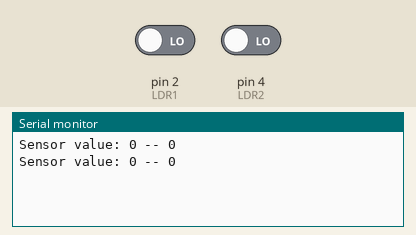
The sketch below on a simulated Arduino Uno, built with avr-gcc and run on an emulated ATmega328P. Shown: the last lines printed to the serial monitor. Inputs (shaded band) come from the test bench; at power-on: pin 2 (LDR1) LOW, pin 4 (LDR2) LOW.

Above: at 1.2 s.
1.3 s: pin 2 (LDR1) driven HIGH
At 1.9 s:
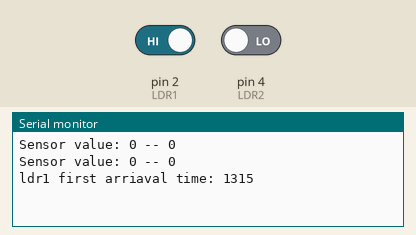
2.8 s: pin 2 (LDR1) driven LOW
At 3.8 s:
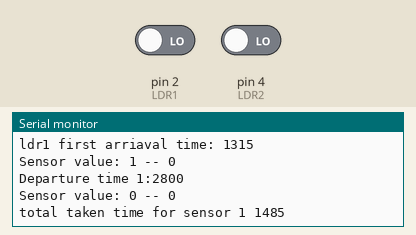
4.5 s: pin 4 (LDR2) driven HIGH
At 4.82 s:
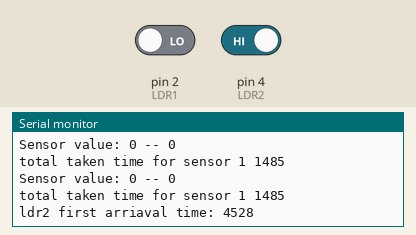
6.5 s: pin 4 (LDR2) driven LOW
At 7.0 s:
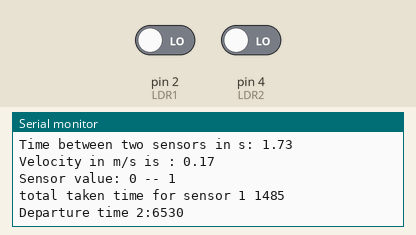

The sketch:

ldr.ino
```cpp
// https://forum.arduino.cc/t/speed-measurement-with-2-LDR-sensors-help/537046
// https://forum.arduino.cc/t/calculate-distance-of-light-source-with-voltage-changes-of-analog-input-with-LDR/521967/6


/*

This code to allow just one arrival for each sensor (need to be updated)
and ensure that the first sensor has sensed data first


*/

#include "protothreads.h"


pt ptReadSensors;
pt ptSerialPrint;

int LDR1 = 2;
int LDR2 = 4;
int LDR1Data, LDR2Data;

int LDR1_flag1 = 0, LDR1_flag2 = 0, LDR2_flag1=0, LDR2_flag2=0;

// the most first time that a car passes throught the LDR and stay some time then departure it
long int LDR1_first_arrival_time, LDR2_first_arrival_time, LDR1_arrival_time, LDR2_arrival_time;
long int LDR1_first_departure_time, LDR2_first_departure_time;

double distance = 0.172 ; // distance between the two sensors in meter
long int time_from_LDR1_to_LDR2; // it is the time since the arrival of first sensor to second sensor


void setup()
 {

  PT_INIT(&ptReadSensors);
  PT_INIT(&ptSerialPrint);


  //Initialize Sensor (pin2) as an INPUT.
  pinMode (LDR1, INPUT);
  pinMode (LDR2, INPUT);
  //Define baud rate for serial communication
  Serial.begin (9600);

 }


 int readSensorsThread(struct pt* pt)
{
  PT_BEGIN(pt);

  while(true)
  {
   LDR1Data = digitalRead (LDR1);
   LDR2Data = digitalRead (LDR2);

  readSensorValOnce(LDR1Data, 1);
  readSensorValOnce(LDR2Data, 2);


   if (LDR1_flag2 && LDR2_flag1){
    time_from_LDR1_to_LDR2 = LDR2_first_arrival_time - LDR1_first_departure_time;

  }
//
//  if (LDR2_first_arrival_time != 0 && LDR1_flag1 == 1 && LDR2_flag1==1 ){
//    LDR1_flag1 = 0;
//    LDR1_flag2 = 0;
//  }
//
//  if (LDR1_flag1 == 0 and LDR1_flag2 == 0){
//    LDR2_flag1=0;
//    LDR2_flag2=0;
//  }


//  readSensorValEachArrival(LDR2Data, 2);
//  readSensorValEachArrival(LDR1Data, 1);


  PT_SLEEP(pt, 50);
  }

  PT_END(pt);
}


int serialPrintThread(struct pt* pt)
{
  PT_BEGIN(pt);

  while(true)
  {

  //digitalWrite(LED_1, HIGH);
//  PT_SLEEP(pt, 500);

if (LDR1_flag2 && LDR2_flag1){
    Serial.print("Time between two sensors in s: ");
//    time_from_LDR1_to_LDR2 = LDR2_first_arrival_time - LDR1_first_departure_time;
    Serial.println((double)(time_from_LDR1_to_LDR2)/1000);
    Serial.print("Velocity in m/s is : ");
    Serial.println( (double)distance / (double)(time_from_LDR1_to_LDR2/1000) );
}
Serial.print("Sensor value: ");
  Serial.print(LDR1Data);
  Serial.print(" -- ");
  Serial.println(LDR2Data);


  if (LDR1_flag2){
    Serial.print("total taken time for sensor 1 ");
    Serial.println(LDR1_first_departure_time - LDR1_first_arrival_time);
  }

  //Delay for 1 second to get clear output on the serial monitor
//  delay(1000);


  PT_SLEEP(pt, 1000);
  }

  PT_END(pt);
}

void loop()
 {


  PT_SCHEDULE(readSensorsThread(&ptReadSensors));
  PT_SCHEDULE(serialPrintThread(&ptSerialPrint));


 }

// ----------------------------------------------------------- To split the sensors in two threads -------------------
 void readSensorValOnce(int data, int sensor_no){
  if (sensor_no == 1){
    if (data && !LDR1_flag1) {
    LDR1_first_arrival_time = millis();

    Serial.print("ldr1 first arriaval time: ");
    Serial.println(LDR1_first_arrival_time);
    LDR1_flag1 = 1;
    }
    if ( !data && LDR1_first_arrival_time !=0 && !LDR1_flag2){
      LDR1_first_departure_time = millis();
      Serial.print("Departure time 1:");
      Serial.println(LDR1_first_departure_time);
      LDR1_flag2 = 1;
    }
   }
   else if(sensor_no == 2){

   if (LDR1_flag2){
      if (data && !LDR2_flag1) {

    LDR2_first_arrival_time = millis();

    Serial.print("ldr2 first arriaval time: ");
    Serial.println(LDR2_first_arrival_time);
    LDR2_flag1 = 1;
    }
    if ( !data && LDR2_first_arrival_time !=0 && !LDR2_flag2){
      LDR2_first_departure_time = millis();
      Serial.print("Departure time 2:");
      Serial.println(LDR2_first_departure_time);
      LDR2_flag2 = 1;
    }
    }
   }
 }

 void readSensorValEachArrival(int data, int sensor_no){
  if (data) {
  if (sensor_no ==1) {
    LDR1_arrival_time = millis();
    Serial.print("time arrive 1:");
    Serial.println(LDR1_arrival_time);
  }else{
    LDR2_arrival_time = millis();
    Serial.print("time arrive 2:");
    Serial.println(LDR2_arrival_time);
  }

  }
 }
```

lc-addrlabels.h
```cpp
// (licence header left out)
/**
 * \addtogroup lc
 * @{
 */

/**
 * \file
 * Implementation of local continuations based on the "Labels as
 * values" feature of gcc
 * \author
 * Adam Dunkels <adam@sics.se>
 *
 * This implementation of local continuations is based on a special
 * feature of the GCC C compiler called "labels as values". This
 * feature allows assigning pointers with the address of the code
 * corresponding to a particular C label.
 *
 * For more information, see the GCC documentation:
 * http://gcc.gnu.org/onlinedocs/gcc/Labels-as-Values.html
 *
 */

#ifndef __LC_ADDRLABELS_H__
#define __LC_ADDRLABELS_H__

/** \hideinitializer */
typedef void * lc_t;

#define LC_INIT(s) s = NULL

#define LC_RESUME(s)				\
  do {						\
    if(s != NULL) {				\
      goto *s;					\
    }						\
  } while(0)

#define LC_CONCAT2(s1, s2) s1##s2
#define LC_CONCAT(s1, s2) LC_CONCAT2(s1, s2)

#define LC_SET(s)				\
  do {						\
    LC_CONCAT(LC_LABEL, __LINE__):   	        \
    (s) = &&LC_CONCAT(LC_LABEL, __LINE__);	\
  } while(0)

#define LC_END(s)

#endif /* __LC_ADDRLABELS_H__ */
/** @} */
```

lc.h
```cpp
// (licence header left out)
/**
 * \addtogroup pt
 * @{
 */

/**
 * \defgroup lc Local continuations
 * @{
 *
 * Local continuations form the basis for implementing protothreads. A
 * local continuation can be <i>set</i> in a specific function to
 * capture the state of the function. After a local continuation has
 * been set can be <i>resumed</i> in order to restore the state of the
 * function at the point where the local continuation was set.
 *
 *
 */

/**
 * \file lc.h
 * Local continuations
 * \author
 * Adam Dunkels <adam@sics.se>
 *
 */

#ifdef DOXYGEN
/**
 * Initialize a local continuation.
 *
 * This operation initializes the local continuation, thereby
 * unsetting any previously set continuation state.
 *
 * \hideinitializer
 */
#define LC_INIT(lc)

/**
 * Set a local continuation.
 *
 * The set operation saves the state of the function at the point
 * where the operation is executed. As far as the set operation is
 * concerned, the state of the function does <b>not</b> include the
 * call-stack or local (automatic) variables, but only the program
 * counter and such CPU registers that needs to be saved.
 *
 * \hideinitializer
 */
#define LC_SET(lc)

/**
 * Resume a local continuation.
 *
 * The resume operation resumes a previously set local continuation, thus
 * restoring the state in which the function was when the local
 * continuation was set. If the local continuation has not been
 * previously set, the resume operation does nothing.
 *
 * \hideinitializer
 */
#define LC_RESUME(lc)

/**
 * Mark the end of local continuation usage.
 *
 * The end operation signifies that local continuations should not be
 * used any more in the function. This operation is not needed for
 * most implementations of local continuation, but is required by a
 * few implementations.
 *
 * \hideinitializer
 */
#define LC_END(lc)

/**
 * \var typedef lc_t;
 *
 * The local continuation type.
 *
 * \hideinitializer
 */
#endif /* DOXYGEN */

#ifndef __LC_H__
#define __LC_H__

#include "lc-addrlabels.h"

#endif /* __LC_H__ */

/** @} */
/** @} */
```

protothreads.h
```cpp
#include "pt.h"
#include "pt-sleep.h"
```

pt-sleep.h
```cpp
#ifndef __PT_SLEEP_H__
#define __PT_SLEEP_H__

/**
 * Arduino sleep for protothreads
 *
 * Put the protothread to sleep. Yield to other protothreads while sleeping.
 *
 * \param pt A pointer to the protothread control structure.
 * \param delay Delay in milliseconds.
 *
 * \hideinitializer
 */
#define PT_SLEEP(pt, delay) \
{ \
  do { \
    static unsigned long protothreads_sleep; \
    protothreads_sleep = millis(); \
    PT_WAIT_UNTIL(pt, millis() - protothreads_sleep > delay); \
  } while(false); \
}

#endif /* __PT_SLEEP_H__ */
```

pt.h
```cpp
// (licence header left out)
/**
 * \addtogroup pt
 * @{
 */

/**
 * \file
 * Protothreads implementation.
 * \author
 * Adam Dunkels <adam@sics.se>
 *
 */

#ifndef __PT_H__
#define __PT_H__

#include "lc.h"

struct pt {
  lc_t lc;
};

#define PT_WAITING 0
#define PT_YIELDED 1
#define PT_EXITED  2
#define PT_ENDED   3

/**
 * \name Initialization
 * @{
 */

/**
 * Initialize a protothread.
 *
 * Initializes a protothread. Initialization must be done prior to
 * starting to execute the protothread.
 *
 * \param pt A pointer to the protothread control structure.
 *
 * \sa PT_SPAWN()
 *
 * \hideinitializer
 */
#define PT_INIT(pt)   LC_INIT((pt)->lc)

/** @} */

/**
 * \name Declaration and definition
 * @{
 */

/**
 * Declaration of a protothread.
 *
 * This macro is used to declare a protothread. All protothreads must
 * be declared with this macro.
 *
 * \param name_args The name and arguments of the C function
 * implementing the protothread.
 *
 * \hideinitializer
 */
#define PT_THREAD(name_args) char name_args

/**
 * Declare the start of a protothread inside the C function
 * implementing the protothread.
 *
 * This macro is used to declare the starting point of a
 * protothread. It should be placed at the start of the function in
 * which the protothread runs. All C statements above the PT_BEGIN()
 * invokation will be executed each time the protothread is scheduled.
 *
 * \param pt A pointer to the protothread control structure.
 *
 * \hideinitializer
 */
#define PT_BEGIN(pt) { char PT_YIELD_FLAG = 1; LC_RESUME((pt)->lc)

/**
 * Declare the end of a protothread.
 *
 * This macro is used for declaring that a protothread ends. It must
 * always be used together with a matching PT_BEGIN() macro.
 *
 * \param pt A pointer to the protothread control structure.
 *
 * \hideinitializer
 */
#define PT_END(pt) LC_END((pt)->lc); PT_YIELD_FLAG = 0; \
                   PT_INIT(pt); return PT_ENDED; }

/** @} */

/**
 * \name Blocked wait
 * @{
 */

/**
 * Block and wait until condition is true.
 *
 * This macro blocks the protothread until the specified condition is
 * true.
 *
 * \param pt A pointer to the protothread control structure.
 * \param condition The condition.
 *
 * \hideinitializer
 */
#define PT_WAIT_UNTIL(pt, condition)	        \
  do {						\
    LC_SET((pt)->lc);				\
    if(!(condition)) {				\
      return PT_WAITING;			\
    }						\
  } while(0)

/**
 * Block and wait while condition is true.
 *
 * This function blocks and waits while condition is true. See
 * PT_WAIT_UNTIL().
 *
 * \param pt A pointer to the protothread control structure.
 * \param cond The condition.
 *
 * \hideinitializer
 */
#define PT_WAIT_WHILE(pt, cond)  PT_WAIT_UNTIL((pt), !(cond))

/** @} */

/**
 * \name Hierarchical protothreads
 * @{
 */

/**
 * Block and wait until a child protothread completes.
 *
 * This macro schedules a child protothread. The current protothread
 * will block until the child protothread completes.
 *
 * \note The child protothread must be manually initialized with the
 * PT_INIT() function before this function is used.
 *
 * \param pt A pointer to the protothread control structure.
 * \param thread The child protothread with arguments
 *
 * \sa PT_SPAWN()
 *
 * \hideinitializer
 */
#define PT_WAIT_THREAD(pt, thread) PT_WAIT_WHILE((pt), PT_SCHEDULE(thread))

/**
 * Spawn a child protothread and wait until it exits.
 *
 * This macro spawns a child protothread and waits until it exits. The
 * macro can only be used within a protothread.
 *
 * \param pt A pointer to the protothread control structure.
 * \param child A pointer to the child protothread's control structure.
 * \param thread The child protothread with arguments
 *
 * \hideinitializer
 */
#define PT_SPAWN(pt, child, thread)		\
  do {						\
    PT_INIT((child));				\
    PT_WAIT_THREAD((pt), (thread));		\
  } while(0)

/** @} */

/**
 * \name Exiting and restarting
 * @{
 */

/**
 * Restart the protothread.
 *
 * This macro will block and cause the running protothread to restart
 * its execution at the place of the PT_BEGIN() call.
 *
 * \param pt A pointer to the protothread control structure.
 *
 * \hideinitializer
 */
#define PT_RESTART(pt)				\
  do {						\
    PT_INIT(pt);				\
    return PT_WAITING;			\
  } while(0)

/**
 * Exit the protothread.
 *
 * This macro causes the protothread to exit. If the protothread was
 * spawned by another protothread, the parent protothread will become
 * unblocked and can continue to run.
 *
 * \param pt A pointer to the protothread control structure.
 *
 * \hideinitializer
 */
#define PT_EXIT(pt)				\
  do {						\
    PT_INIT(pt);				\
    return PT_EXITED;			\
  } while(0)

/** @} */

/**
 * \name Calling a protothread
 * @{
 */

/**
 * Schedule a protothread.
 *
 * This function shedules a protothread. The return value of the
 * function is non-zero if the protothread is running or zero if the
 * protothread has exited.
 *
 * \param f The call to the C function implementing the protothread to
 * be scheduled
 *
 * \hideinitializer
 */
#define PT_SCHEDULE(f) ((f) < PT_EXITED)

/** @} */

/**
 * \name Yielding from a protothread
 * @{
 */

/**
 * Yield from the current protothread.
 *
 * This function will yield the protothread, thereby allowing other
 * processing to take place in the system.
 *
 * \param pt A pointer to the protothread control structure.
 *
 * \hideinitializer
 */
#define PT_YIELD(pt)				\
  do {						\
    PT_YIELD_FLAG = 0;				\
    LC_SET((pt)->lc);				\
    if(PT_YIELD_FLAG == 0) {			\
      return PT_YIELDED;			\
    }						\
  } while(0)

/**
 * \brief      Yield from the protothread until a condition occurs.
 * \param pt   A pointer to the protothread control structure.
 * \param cond The condition.
 *
 *             This function will yield the protothread, until the
 *             specified condition evaluates to true.
 *
 *
 * \hideinitializer
 */
#define PT_YIELD_UNTIL(pt, cond)		\
  do {						\
    PT_YIELD_FLAG = 0;				\
    LC_SET((pt)->lc);				\
    if((PT_YIELD_FLAG == 0) || !(cond)) {	\
      return PT_YIELDED;			\
    }						\
  } while(0)

/** @} */

#endif /* __PT_H__ */

/** @} */
```

Measured:
- after the input at 1.3 s, the serial monitor: prints a new line at once (image 1)
- after the input at 2.8 s, the serial monitor: prints a new line at once (image 2)
- after the input at 4.5 s, the serial monitor: prints a new line at once (image 3)
- after the input at 6.5 s, the serial monitor: prints a new line at once (image 4)
